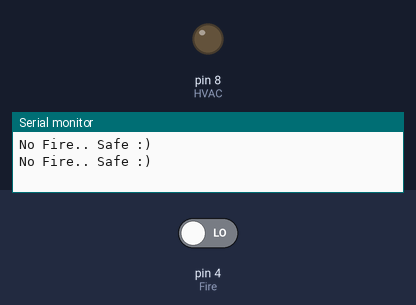
The sketch below on a simulated Arduino Mega 2560, built with avr-gcc and run on an emulated ATmega2560. Parts: output pins drawn as LEDs (lit = HIGH), the last lines printed to the serial monitor. The test bench sets the inputs (shaded band); at power-on: pin 4 (Fire) LOW. No radio packets arrive unless stated.

Above: at 1.8 s.
1.9 s: pin 4 (Fire) driven HIGH
At 3.3 s:
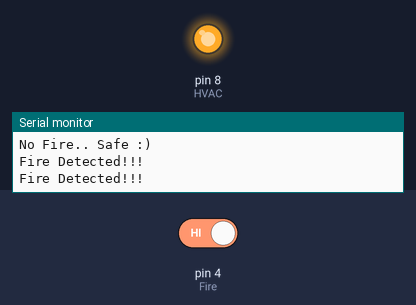
5.5 s: pin 4 (Fire) driven LOW
At 6.4 s:
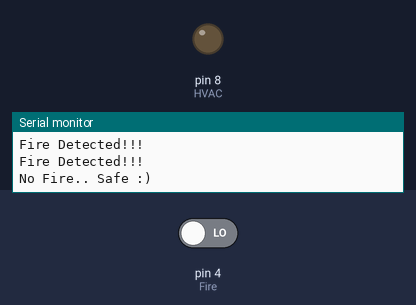
Timing chart, 0 to 8.5 s (numbered marks = the images above; inputs shaded):
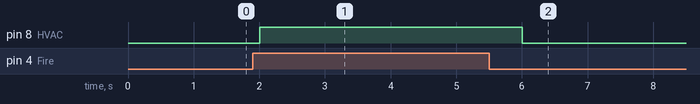

The sketch:

BMS.ino
```cpp
//nRF24L01 communication 2 ways Arduino A

//e#include <SoftwareSerial.h>
#include <SPI.h>
#include <nRF24L01.h>
#include <RF24.h>

RF24 radio(53, 9); // CE, CSN

//const byte   addresses [][6] = {"00002", "00003","00004"};  //Setting the two addresses. One for   transmitting and one for receiving
const uint64_t pipe[4]={0x121212121ALL,0x121212121CLL,0x121212121DLL,0x121212121BLL};//BMS write, HVAC, Security

#define Fire 4
#define HVAC 8

float temp;

//int RF_ID =0  ;


void setup() {


  pinMode(HVAC, OUTPUT);
  pinMode(Fire, INPUT);

  digitalWrite(HVAC,LOW);
  digitalWrite(Fire,LOW);

  Serial.begin(9600);

  radio.begin();                           //Starting   the radio communication
  radio.openWritingPipe(pipe[0]);     //Setting   the address at which we will send the data
/*radio.openReadingPipe(1, pipe[1]);   //Setting the address at which we will receive the data
  radio.openReadingPipe(2, pipe[2]);
  radio.openReadingPipe(3, pipe[3]);*/
  radio.setPALevel(RF24_PA_MIN);   //You can set it as minimum or maximum depending on the distance between the transmitter   and receiver.
  radio.enableDynamicPayloads();
  radio.startListening();                    //This   sets the module as receiver
  }


void loop()
{


  for(int node=1;node<4;node++)

{
  radio.openReadingPipe(node, pipe[node]);   //Setting the address at which we will receive the data


  int state=digitalRead(Fire);
  if (state == 1)
  {
    digitalWrite(HVAC,HIGH);
    Serial.println("Fire Detected!!!");
    Serial.println("");
    }
    if (state==0)
    {

      digitalWrite(HVAC,LOW);
      Serial.println("No Fire.. Safe :)");
      Serial.println("");
    }


  uint8_t someVariable;
  if (radio.available(&someVariable))
  {

      Serial.print("pipe number: ");
      Serial.println(someVariable);
      Serial.println("");

      //-- Received data Preparation ----
    byte tagIdArray[32];
    radio.read(&tagIdArray, sizeof(tagIdArray));
    String tagId = String((char*)tagIdArray);

    Serial.println(tagId);
    Serial.println("");

    String id=tagId;

    if (someVariable== 1)
    {
      Serial.print("Temperature = ");
      Serial.println(tagId);
      Serial.println("");

      }

      if (someVariable== 2)
    {

      Serial.println(tagId);
      Serial.println("");

      }


  }

  delay(1000);
}

}
```

Measured:
- after the input at 1.9 s, pin 8 (HVAC): LOW → HIGH after 0.11 s
- after the input at 5.5 s, pin 8 (HVAC): HIGH → LOW after 0.51 s
